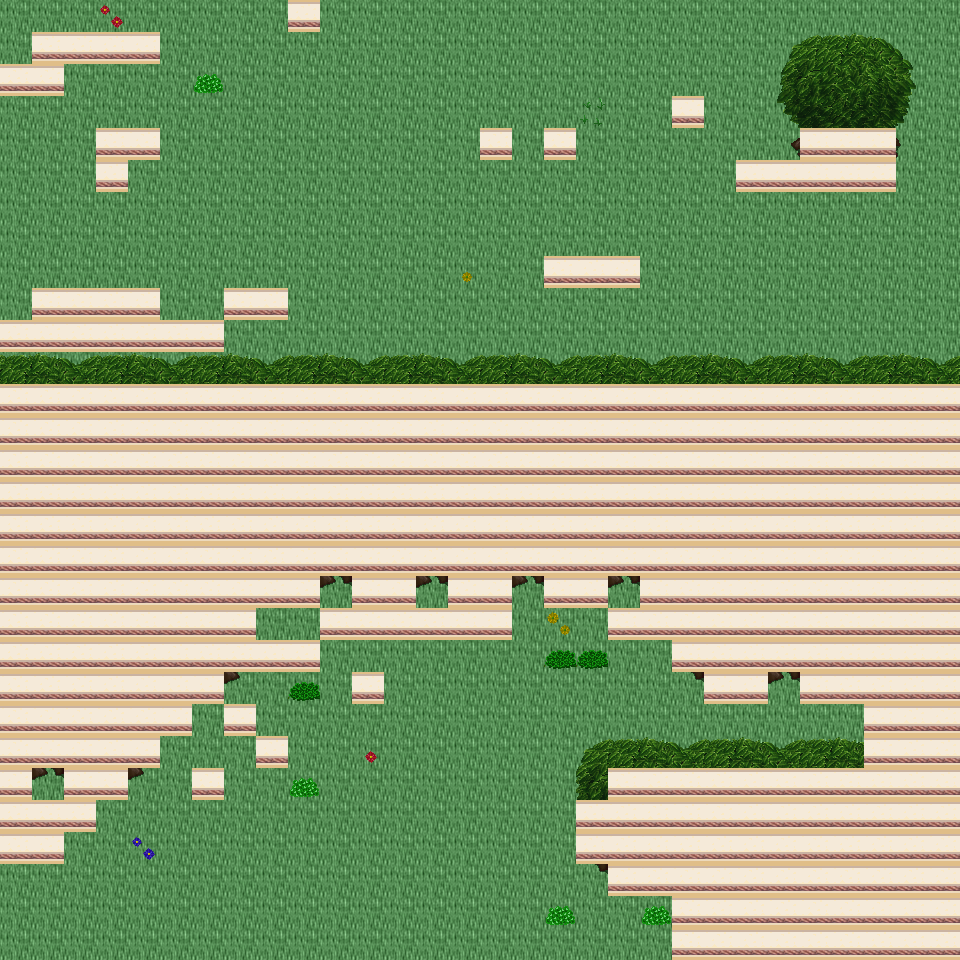

A 2D game scene composited from a Tiled map and its tileset images. What follows is a short description and the map's XML, with each tile layer's data collapsed to a summary:
An orthogonal 30x30 tile map with 32x32 px tiles, 6 tile layers (Ground, Object, Object2, Above, ...), 32 tilesets and 8 objects (8x mapExit).

<map version="1.0" orientation="orthogonal" renderorder="right-down" width="30" height="30" tilewidth="32" tileheight="32" nextobjectid="9">
  <tileset firstgid="1" name="tileset_building_wall_int_wall_pale" tilewidth="32" tileheight="32" tilecount="16" columns="2">
    <image source="../drawable/tileset_building_wall_int_wall_pale.png" width="64" height="256" />
  </tileset>
  <tileset firstgid="17" name="tileset_ground_ground" tilewidth="32" tileheight="32" tilecount="33" columns="3">
    <image source="../drawable/tileset_ground_ground.png" width="96" height="352" />
  </tileset>
  <tileset firstgid="50" name="tileset_plant_bush_bushes" tilewidth="32" tileheight="32" tilecount="10" columns="5">
    <image source="../drawable/tileset_plant_bush_bushes.png" width="160" height="64" />
  </tileset>
  <tileset firstgid="60" name="tileset_plant_flower_daisy_blue" tilewidth="32" tileheight="32" tilecount="8" columns="2">
    <image source="../drawable/tileset_plant_flower_daisy_blue.png" width="64" height="128" />
  </tileset>
  <tileset firstgid="68" name="tileset_plant_flower_daisy_red" tilewidth="32" tileheight="32" tilecount="8" columns="2">
    <image source="../drawable/tileset_plant_flower_daisy_red.png" width="64" height="128" />
  </tileset>
  <tileset firstgid="76" name="tileset_plant_flower_daisy_white" tilewidth="32" tileheight="32" tilecount="8" columns="2">
    <image source="../drawable/tileset_plant_flower_daisy_white.png" width="64" height="128" />
  </tileset>
  <tileset firstgid="84" name="tileset_plant_flower_daisy_yellow" tilewidth="32" tileheight="32" tilecount="8" columns="2">
    <image source="../drawable/tileset_plant_flower_daisy_yellow.png" width="64" height="128" />
  </tileset>
  <tileset firstgid="92" name="tileset_plant_tree_tree_green" tilewidth="32" tileheight="32" tilecount="88" columns="8">
    <image source="../drawable/tileset_plant_tree_tree_green.png" width="256" height="352" />
  </tileset>
  <tileset firstgid="180" name="tileset_ground_ladder_steps" tilewidth="32" tileheight="32" tilecount="6" columns="3">
    <image source="../drawable/tileset_ground_ladder_steps.png" width="96" height="64" />
  </tileset>
  <tileset firstgid="186" name="tileset_building_fence_wooden_brown_fence" tilewidth="32" tileheight="32" tilecount="42" columns="7">
    <image source="../drawable/tileset_building_fence_wooden_brown_fence.png" width="224" height="192" />
  </tileset>
  <tileset firstgid="228" name="tileset_ground_earth_edges" tilewidth="32" tileheight="32" tilecount="18" columns="6">
    <image source="../drawable/tileset_ground_earth_edges.png" width="192" height="96" />
  </tileset>
  <tileset firstgid="246" name="tileset_ground_grass_edges" tilewidth="32" tileheight="32" tilecount="36" columns="12">
    <image source="../drawable/tileset_ground_grass_edges.png" width="384" height="96" />
  </tileset>
  <tileset firstgid="282" name="tileset_ground_grass_corners" tilewidth="32" tileheight="32" tilecount="24" columns="6">
    <image source="../drawable/tileset_ground_grass_corners.png" width="192" height="128" />
  </tileset>
  <tileset firstgid="306" name="tileset_logic_collision" tilewidth="32" tileheight="32" tilecount="1" columns="1">
    <image source="../drawable/tileset_logic_collision.png" width="32" height="32" />
  </tileset>
  <tileset firstgid="307" name="tileset_plant_tree_apple_tree" tilewidth="32" tileheight="32" tilecount="9" columns="3">
    <image source="../drawable/tileset_plant_tree_apple_tree.png" width="96" height="96" />
  </tileset>
  <tileset firstgid="316" name="tileset_plant_flower_pointed_yellow" tilewidth="32" tileheight="32" tilecount="2" columns="2">
    <image source="../drawable/tileset_plant_flower_pointed_yellow.png" width="64" height="32" />
  </tileset>
  <tileset firstgid="318" name="tileset_plant_flower_planted_containers" tilewidth="32" tileheight="32" tilecount="16" columns="4">
    <image source="../drawable/tileset_plant_flower_planted_containers.png" width="128" height="128" />
  </tileset>
  <tileset firstgid="334" name="tileset_item_firewood" tilewidth="32" tileheight="32" tilecount="12" columns="3">
    <image source="../drawable/tileset_item_firewood.png" width="96" height="128" />
  </tileset>
  <tileset firstgid="346" name="tileset_plant_flower_hothouse_flowers" tilewidth="32" tileheight="32" tilecount="72" columns="6">
    <image source="../drawable/tileset_plant_flower_hothouse_flowers.png" width="192" height="384" />
  </tileset>
  <tileset firstgid="418" name="tileset_ground_water_pool" tilewidth="32" tileheight="32" tilecount="72" columns="3">
    <image source="../drawable/tileset_ground_water_pool.png" width="96" height="768" />
  </tileset>
  <tileset firstgid="490" name="tileset_ground_rock_rubble" tilewidth="32" tileheight="32" tilecount="9" columns="3">
    <image source="../drawable/tileset_ground_rock_rubble.png" width="96" height="96" />
  </tileset>
  <tileset firstgid="499" name="tileset_logic_portal" tilewidth="32" tileheight="32" tilecount="24" columns="8">
    <image source="../drawable/tileset_logic_portal.png" width="256" height="96" />
  </tileset>
  <tileset firstgid="523" name="tileset_logic_creature_animal" tilewidth="32" tileheight="32" tilecount="32" columns="8">
    <image source="../drawable/tileset_logic_creature_animal.png" width="256" height="128" />
  </tileset>
  <tileset firstgid="555" name="tileset_logic_item_resources" tilewidth="32" tileheight="32" tilecount="6" columns="6">
    <image source="../drawable/tileset_logic_item_resources.png" width="192" height="32" />
  </tileset>
  <tileset firstgid="561" name="tileset_ground_rock_rocks_3" tilewidth="32" tileheight="32" tilecount="16" columns="4">
    <image source="../drawable/tileset_ground_rock_rocks_3.png" width="128" height="128" />
  </tileset>
  <tileset firstgid="577" name="tileset_ground_rock_rocks" tilewidth="32" tileheight="32" tilecount="4" columns="2">
    <image source="../drawable/tileset_ground_rock_rocks.png" width="64" height="64" />
  </tileset>
  <tileset firstgid="581" name="tileset_logic_item_fruits" tilewidth="32" tileheight="32" tilecount="16" columns="8">
    <image source="../drawable/tileset_logic_item_fruits.png" width="256" height="64" />
  </tileset>
  <tileset firstgid="597" name="tileset_item_postbox" tilewidth="32" tileheight="32" tilecount="4" columns="2">
    <image source="../drawable/tileset_item_postbox.png" width="64" height="64" />
  </tileset>
  <tileset firstgid="601" name="tileset_plant_tree_umbrella_thorn" tilewidth="32" tileheight="32" tilecount="18" columns="6">
    <image source="../drawable/tileset_plant_tree_umbrella_thorn.png" width="192" height="96" />
  </tileset>
  <tileset firstgid="619" name="tileset_plant_grasses" tilewidth="32" tileheight="32" tilecount="6" columns="3">
    <image source="../drawable/tileset_plant_grasses.png" width="96" height="64" />
  </tileset>
  <tileset firstgid="625" name="tileset_building_house_pink_blue" tilewidth="32" tileheight="32" tilecount="99" columns="11">
    <image source="../drawable/tileset_building_house_pink_blue.png" width="352" height="288" />
  </tileset>
  <tileset firstgid="724" name="tileset_logic_creature_fowl" tilewidth="32" tileheight="32" tilecount="6" columns="6">
    <image source="../drawable/tileset_logic_creature_fowl.png" width="192" height="32" />
  </tileset>
  <layer name="Ground" width="30" height="30">
    <data>[900 cells, 900 non-empty, 1 distinct tile ids]</data>
  </layer>
  <layer name="Object" width="30" height="30">
    <data>[900 cells, 101 non-empty, 24 distinct tile ids]</data>
  </layer>
  <layer name="Object2" width="30" height="30">
    <data>[900 cells, 60 non-empty, 7 distinct tile ids]</data>
  </layer>
  <layer name="Above" width="30" height="30">
    <data>[900 cells, 336 non-empty, 37 distinct tile ids]</data>
  </layer>
  <layer name="Above2" width="30" height="30">
    <data>[900 cells, 0 non-empty, 0 distinct tile ids]</data>
  </layer>
  <layer name="Walkable" width="30" height="30">
    <data>[900 cells, 394 non-empty, 1 distinct tile ids]</data>
  </layer>
  <objectgroup name="MapEvents">
    <object id="1" name="north" type="mapExit" x="0" y="0" width="288" height="32">
      <properties>
        <property name="map" value="level_0_x137_y111" />
        <property name="x" value="0" />
        <property name="y" value="28" />
      </properties>
    </object>
    <object id="2" name="north2" type="mapExit" x="320" y="0" width="640" height="32">
      <properties>
        <property name="map" value="level_0_x137_y111" />
        <property name="x" value="10" />
        <property name="y" value="28" />
      </properties>
    </object>
    <object id="3" name="south" type="mapExit" x="0" y="928" width="672" height="32">
      <properties>
        <property name="map" value="level_0_x137_y113" />
        <property name="x" value="0" />
        <property name="y" value="1" />
      </properties>
    </object>
    <object id="4" name="west" type="mapExit" x="0" y="0" width="32" height="64">
      <properties>
        <property name="map" value="level_0_x136_y112" />
        <property name="x" value="28" />
        <property name="y" value="0" />
      </properties>
    </object>
    <object id="5" name="west2" type="mapExit" x="0" y="96" width="32" height="224">
      <properties>
        <property name="map" value="level_0_x136_y112" />
        <property name="x" value="28" />
        <property name="y" value="3" />
      </properties>
    </object>
    <object id="6" name="west3" type="mapExit" x="0" y="352" width="32" height="32">
      <properties>
        <property name="map" value="level_0_x136_y112" />
        <property name="x" value="28" />
        <property name="y" value="11" />
      </properties>
    </object>
    <object id="7" name="west4" type="mapExit" x="0" y="864" width="32" height="96">
      <properties>
        <property name="map" value="level_0_x136_y112" />
        <property name="x" value="28" />
        <property name="y" value="27" />
      </properties>
    </object>
    <object id="8" name="east" type="mapExit" x="928" y="0" width="32" height="384">
      <properties>
        <property name="map" value="level_0_x138_y112" />
        <property name="x" value="1" />
        <property name="y" value="0" />
      </properties>
    </object>
  </objectgroup>
</map>
